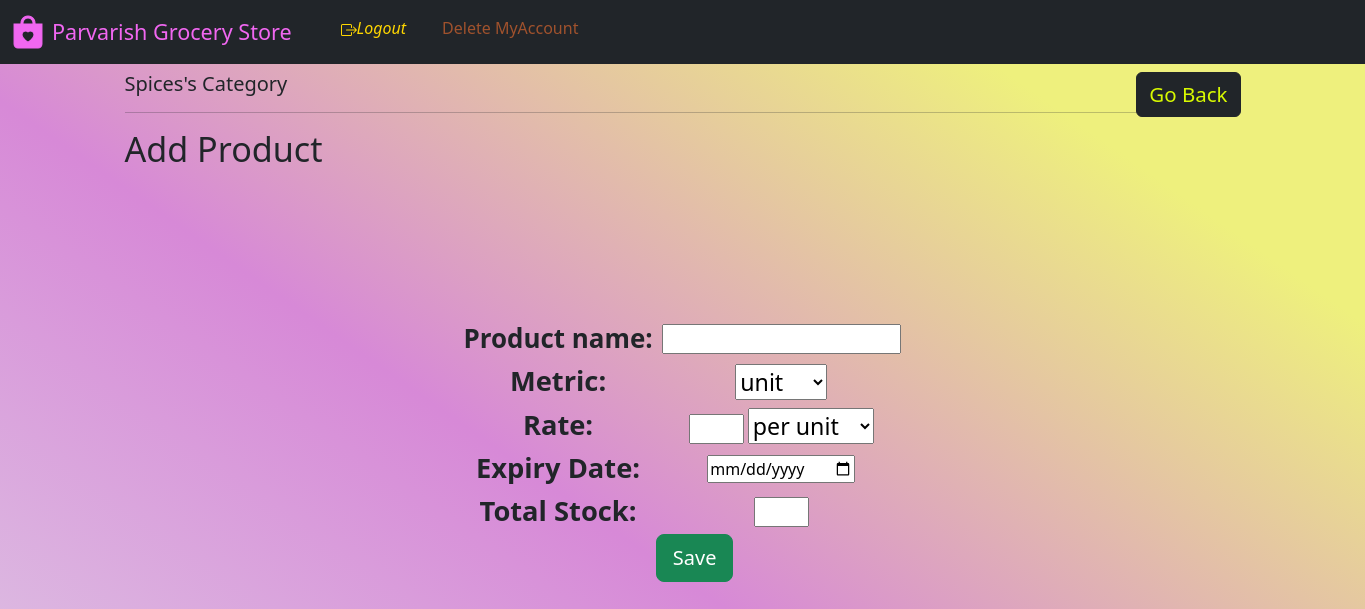
The page /manager_dash/category_create/5 (signed in) on the database as committed earlier.
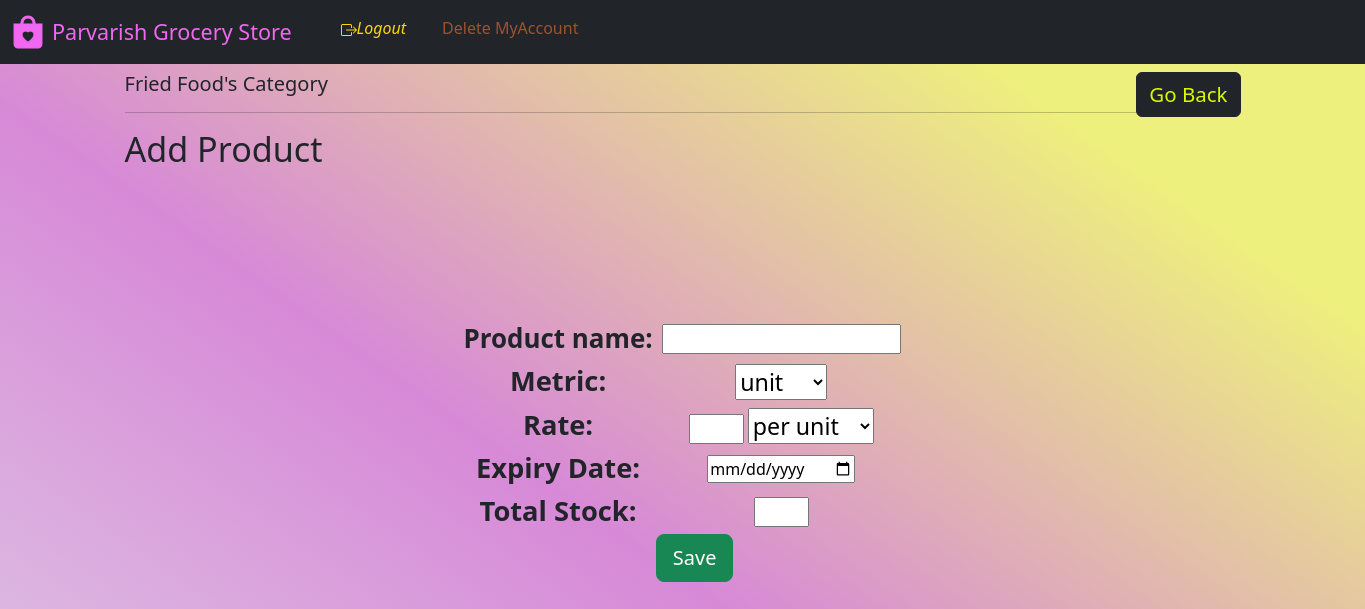
The same page on the database as committed later.
### website/model.py (models this page shows)
class Category(db.Model):
    category_Name = db.Column(db.String(), nullable=False, unique=True)
    category_Id = db.Column(db.Integer(), primary_key=True)
    description = db.Column(db.String())
    managedBy_Id = db.Column(db.Integer(), db.ForeignKey('store.id'))
    catalog = db.relationship('Product', backref='parent')

### website/views.py (the view, shortened to what this page needs)
@login_required
@Views.route('/manager_dash/category_create/<int:id>', methods=["GET", "POST"])
def Add_product(id):
    manager_id = session['id']
    manager = Store.query.get(manager_id)
    category = Category.query.get(id)
    categories = Category.query.all()
    return render_template('product_add.html', name=category.category_Name, variable=id)

### website/auth.py (called while the page is built)
@App.login_manager.user_loader
def load_customer(id):
    if id is not None:
        return Customer.query.get(int(id))
    return None

### website/templates/product_add.html (shortened to what this page needs)
{% extends "base.html" %} {% block title %}Add New Product{% endblock %}{% block
logout %}
<span
              id="logout"
              style="display: block inline-block; width: 600px"
            >
              <span style="margin: auto"
                ><i
                  ><a
                    class="nav-item nav-link"
                    style="float: left; color: rgb(255, 215, 0)"
                    href="/logout"
                    style="display: block; width: 10%; margin-left: 0px"
                    >Logout</a
                  ></i
                ></span
              ><span style="margin: auto"
                ><a
                  class="nav-item nav-link"
                  style="
                    float: left;
                    color: rgb(160, 82, 45);
                    width: 60%;
                    margin-left: 20px;
                  "
                  href="/delete_account/{{id}}"
                  onclick="return confirm('Are you sure you want to delete the account?');"
                  >Delete MyAccount</a
                ></span
              ></span
            >
{% endblock %} {% block content %}<section>
<h5>
  <span style="float: left" style="font-size:2vw;">{{ name }}'s Category </span>
</h5>
<h6>
  <span style="float: right"
    ><button type="button" class="btn btn-dark"><a href="{{ url_for('views.Dash_manager') }}" style="color: rgb(216, 249, 1);text-decoration: none;font-size:1.5vw;">Go Back</a></button></span
  >
</h6>
<br />
<hr /></section><section>
<div><h4 style="font-size:2.5vw;">Add Product</h4></div></section><section>
<form
  action="/manager_dash/category_create/{{ variable }}"
  method="POST"
  style="text-align: center"
>
<table class="center">
  <tr colspan="2">
  <div align="center"style="padding: 5px;">
    <td><strong><label for="pname" align="center" style="font-size:1.9vw;">Product name:</label></strong></td>
    <td><input type="text" id="pname" name="pname1" value="" accept="utf-8" required/></td><br />
  </div></tr>
  <tr colspan="2"><div class="input-group mb-3"  align="center"  align = "center">
  <td><div class="input-group-prepend" style="text-align: center;padding:1px 10px;">
      <strong><label for="mname" style="font-size:2vw;" >Metric:</label></strong>
    </div></td><td>
    <select class="custom-select" style="font-size:1.7vw" id="mname" name="mname1" required>
      <option selected value="">unit</option>
    </select>
  </div></td></tr>
  <tr colspan="2"><div class="input-group mb-3" align="center"  style="padding:1px 10px;">
    <td><div class="input-group-prepend">
    <strong><label for="rname" style="font-size:2vw" >Rate:</label></strong></td>
    <td><input type="number" id="rname" name="rname1" value="" required />
    </div>
    <select class="custom-select" style="font-size:1.7vw;" id="pname" name="prname1" required>
      <option selected value="">per unit</option>
    </select></td>
  </div></tr>
  <tr colspan="2">
  <div align="center" style="padding:1px 10px;">
  <td><strong><label for="sname"  style="font-size:2vw">Expiry Date:</label></strong></td>
  <td><input type="date"  id="dname" name="dname1" value="" accept="utf-8" required/></td><br />
  </div>
  <tr colspan="2">
  <div align="center" style="padding:1px 10px;">
  <td><strong><label for="sname"  style="font-size:2vw">Total Stock:</label></strong></td>
  <td><input type="number"  id="sname" name="sname1" value="" accept="utf-8" required/></td><br />
  </div>
  <tr>
  <div style="margin-top: 20px">
  <td><input class="btn btn-success btn-lg" style="margin-left: 100%;"type="submit" value="Save" />
  </div></td></tr>
{% endblock %}

Rows that differ between the two databases and show on the page:
changed Category: category_Name "Spices" → "Fried Food"
